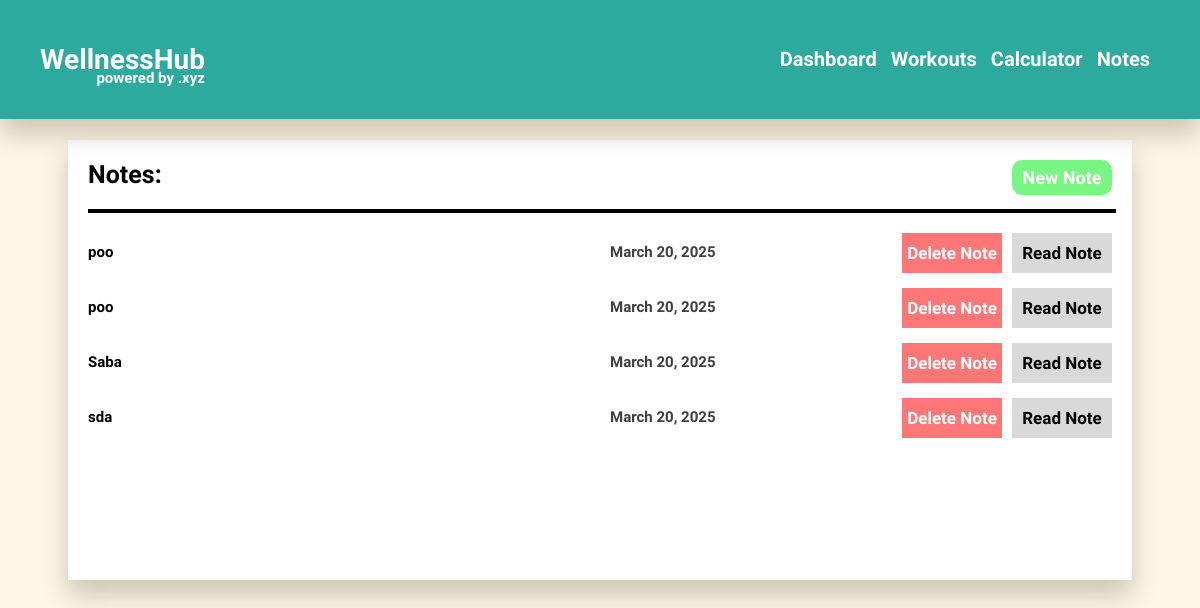
Before: /notes/ (signed in) with the older database file.
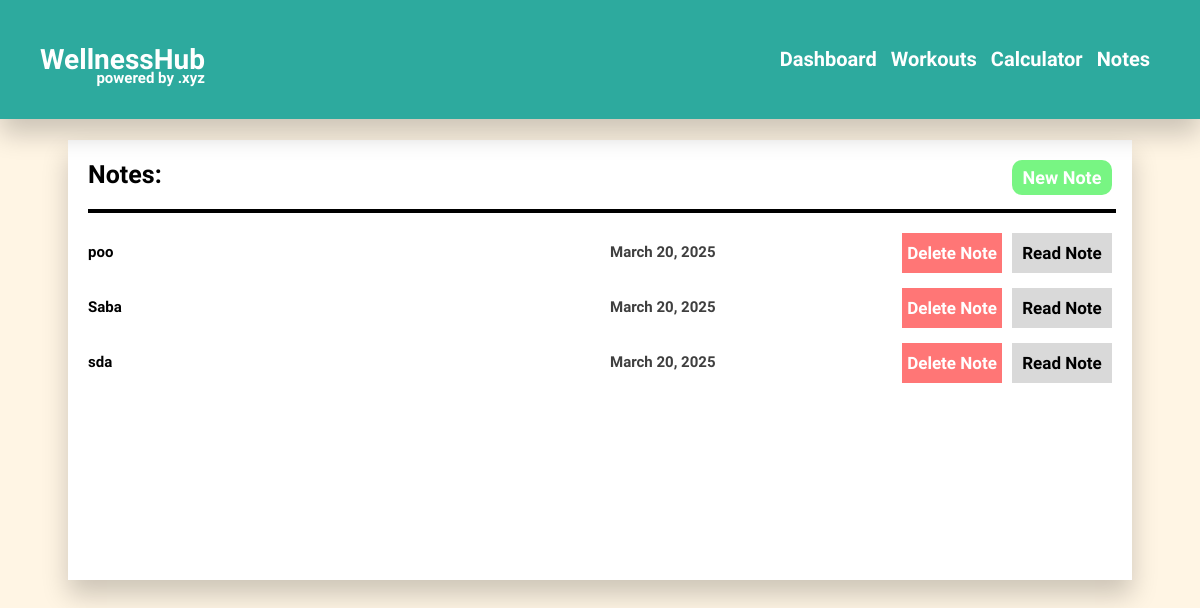
After: the same page with the newer database file.
### wh/models.py (models this page shows, shortened)
class Note(models.Model):
    user = models.ForeignKey(User, on_delete=models.CASCADE, related_name="user_of_note")
    title = models.CharField(max_length=50)
    text = models.CharField(max_length=1500)
    date = models.DateField(default=timezone.now)

### wh/views.py (the view)
# urls.py: path('notes/', views.notes, name="notes"),
def notes(request):
    notes_list = Note.objects.all().filter(user=request.user)
    return render(request, "notes.html", {
        "notes": notes_list
    })

### wh/templates/notes.html (shortened to what this page needs)
{% extends 'layout.html' %}
{% load static %}
{% block head %}
    <link href="{% static 'css/notes.css' %}" rel="stylesheet">
{% endblock %}
{% block body %}
    <div class="notes-div" id="notes-div">
        <h1 class="notes-title">Notes:</h1>
        <button class="notes-new" onclick="new_note()">New Note</button>
        <hr class="notes-line">
        {% if notes != '' %}
            {% for i in notes|dictsortreversed:"id" %}
                <div class="note" id='note{{ i.pk }}'>
                    <h1 class="note-title">{{ i.title }}</h1>
                    <h1 class="note-date">{{ i.date }}</h1>
                    <button class="note-button1" onclick="delete_note(`{{ i.pk }}`)" style="cursor: pointer;">Delete Note</button>
                    <button class="note-button2" onclick="read_note(`{{ i.pk }}`)" style="cursor: pointer;">Read Note</button>
                </div>
            {% endfor %}
        {% endif %}
    </div>
{% endblock %}

### wh/templates/layout.html (shortened to what this page needs)
{% load static %}
<!DOCTYPE html>
<html lang="en">
    <head>
        {% block head %}
        {% endblock %}
        <link href="{% static 'css/layout.css' %}" rel="stylesheet">
    </head>
    <body class="body">
        {% block body %}
        {% endblock %}
        <nav class="navbar">
            <div class="navboard" id="navboard">
                <div class="navs-div" id="navs-div">
                    <a href="{% url 'index' %}" style="text-decoration: none;"><h1 class="nav nav1" id="nav1">Dashboard</h1></a>
                    <a href="{% url 'workout' %}" style="text-decoration: none;"><h1 class="nav nav2" id="nav2">Workouts</h1></a>
                    <a href="{% url 'calculator' %}" style="text-decoration: none;"><h1 class="nav nav3" id="nav3">Calculator</h1></a>
                    <a href="{% url 'notes' %}" style="text-decoration: none;"><h1 class="nav nav4" id="nav4">Notes</h1></a>
                </div>
            </div>
            <div class="title-div">
                <h1 class="title">WellnessHub</h1>
                <h1 class="title-2">powered by .xyz</h1>
            </div>
        </nav>
    </body>
</html>

### wh/static/css/notes.css (style rules this page uses)
.notes-div { position: relative; top: 0; left: 60px; width: calc(100% - 160px); height: 400px; padding: 20px; background-color: white; box-shadow: 0px 15px 25px rgba(0, 0, 0, 0.201); margin-top: 140px; overflow-y: auto; overflow-x: hidden; }
.notes-title { position: relative; top: 0px; left: 0px; width: max-content; height: max-content; font-family: "Itim"; font-size: 25px; font-weight: bold; padding: 0; margin: 0; }
.notes-new { position: absolute; top: 20px; right: 20px; width: 100px; height: 35px; border: none; border-radius: 10px; background-color: #78F583; color: white; font-family: "Itim"; font-size: 18px; font-weight: bold; }
.notes-line { position: relative; top: 0; left: 0; width: 100%; height: max-content; border: 2px solid black; margin-top: 20px; margin-bottom: 20px; }
.note { position: relative; display: grid; top: 0; left: 0; width: 100%; height: max-content; margin-bottom: 15px; grid-template-columns: 50% 10px calc(50% - 220px) 100px 10px 100px; }
.note-title { position: relative; top: 10px; left: 0; width: 100%; height: max-content; font-family: "Itim"; font-size: 15px; font-weight: bold; color: black; padding: 0; margin: 0; grid-column-start: 1; grid-column-end: 2; }
.note-date { position: relative; top: 10px; left: 0; width: 100%; height: max-content; font-family: "Itim"; font-size: 15px; font-weight: bold; color: rgb(63, 63, 63); padding: 0; margin: 0; grid-column-start: 3; grid-column-end: 4; }
.note-button1 { position: relative; top: 0; left: 0; width: 100%; height: 100%; padding: 0; margin: 0; padding-left: 5px; padding-right: 5px; padding-top: 10px; padding-bottom: 10px; background-color: #FF7676; color: white; grid-column-start: 4; grid-column-end: 5; font-family: "Itim"; font-size: 17px; font-weight: bold; border: none; }
.note-button2 { position: relative; top: 0; left: 0; width: 100%; height: 100%; padding: 0; margin: 0; padding-left: 5px; padding-right: 5px; padding-top: 5px; padding-bottom: 5px; background-color: #D9D9D9; color: black; grid-column-start: 6; grid-column-end: 7; font-family: "Itim"; font-size: 17px; font-weight: bold; border: none; }

### wh/static/css/layout.css (style rules this page uses)
.body { background-color: #FFF5E4; }
.navbar { position: fixed; top: 0; left: 0; width: calc(100vw - 80px); height: max-content; padding-top: 20px; padding-bottom: 20px; padding-left: 40px; padding-right: 40px; background-color: #2DAA9E; box-shadow: 0px 15px 25px rgba(0, 0, 0, 0.201); }
.title-div { position: relative; top: 0; left: 0; width: max-content; height: max-content; display: inline-block; }
.title { position: relative; top: 0; left: 0; width: max-content; height: max-content; font-family: "Marcellus"; color: white; font-size: 28px; font-weight: bold; display: inline-block; }
.title-2 { position: absolute; bottom: 0; right: 0; width: max-content; height: max-content; font-family: "Marcellus"; color: white; font-size: 15px; font-weight: bold; }
.navs-div { position: absolute; top: 50%; right: 40px; transform: translateY(-50%); width: max-content; height: max-content; }
.nav { position: relative; top: 0; left: 0; width: max-content; height: max-content; display: inline-block; margin-right: 10px; font-size: 20px; font-weight: bold; font-family: "Marcellus"; color: white; }
.navboard { display: block; }

Changed rows visible on the page:
removed Note: title "poo", date "March 20, 2025"
